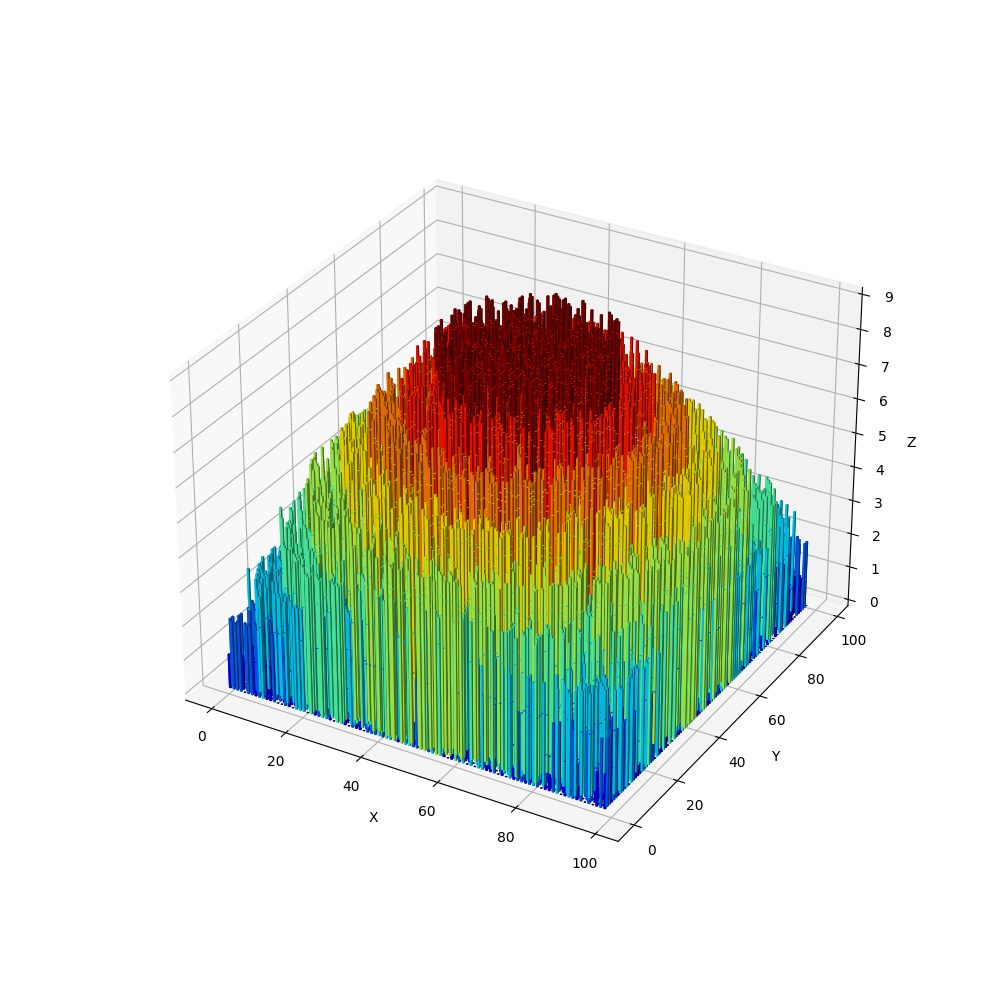

The Python source for this figure:
from utils import fetch
from matplotlib import use as mpl_use
import matplotlib.pyplot as plt
import numpy as np

mpl_use('MacOSX')

input_data = fetch(8)

input_grid = []

for line in input_data:
    line = line.decode("utf-8").strip()
    tree_row = [int(x) for x in line]
    input_grid.append(tree_row)

data = np.array(input_grid)

ypos, xpos  = np.indices(data.shape)

xpos = xpos.flatten()
ypos = ypos.flatten()
zpos = np.zeros(xpos.shape)

fig = plt.figure(figsize=(10, 10))
ax = fig.add_subplot(111, projection='3d')

colors = plt.cm.jet(data.flatten()/float(data.max()))
ax.bar3d(xpos,ypos,zpos, .5,.5,data.flatten(), color=colors)

ax.set_xlabel('X')
ax.set_ylabel('Y')
ax.set_zlabel('Z')
plt.show()
